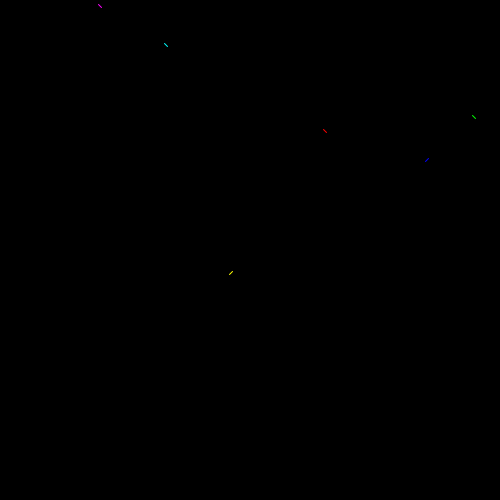
Frame 1 (no input)
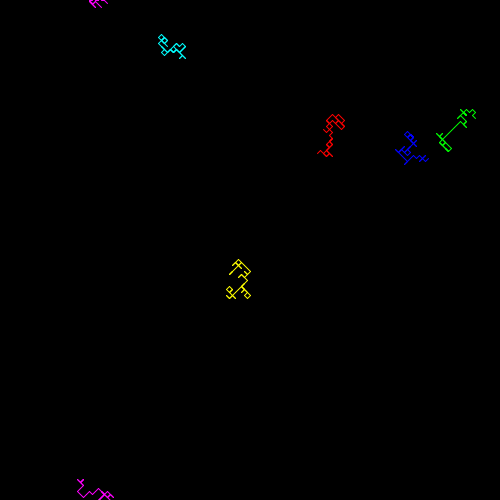
Frame 60 (the mouse pressed at the canvas centre just before this capture)
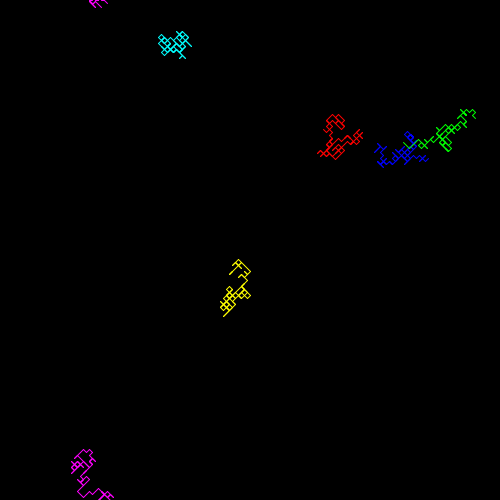
Frame 120 (the mouse held since frame 60 and released just before this capture)

The Processing sketch that drew these frames (run headless with seeded random() and noise(); from frame 60 on, the mouse is pressed at the canvas centre):

// Processing sketch: processing_118567
// ── processing_118567.pde

float windowX = 500;
float windowY = 500;

float lineX = random(windowX);
float lineY = random(windowY);
float prevX = lineX;
float prevY = lineY;
float lineTurn;
float LineL = 3;

float lineX2 = random(windowX);
float lineY2 = random(windowY);
float prevX2 = lineX2;
float prevY2 = lineY2;
float lineTurn2;
float LineL2 = 3;

float lineX3 = random(windowX);
float lineY3 = random(windowY);
float prevX3 = lineX3;
float prevY3 = lineY3;
float lineTurn3;
float LineL3 = 3;

float lineX4 = random(windowX);
float lineY4 = random(windowY);
float prevX4 = lineX4;
float prevY4 = lineY4;
float lineTurn4;
float LineL4 = 3;

float lineX5 = random(windowX);
float lineY5 = random(windowY);
float prevX5 = lineX5;
float prevY5 = lineY5;
float lineTurn5;
float LineL5 = 3;

float lineX6 = random(windowX);
float lineY6 = random(windowY);
float prevX6 = lineX6;
float prevY6 = lineY6;
float lineTurn6;
float LineL6 = 3;

float wormNumb = 0;
boolean buttonPressed = false;
float growX = 5;
float growY = 5;

float x = random(windowX);
float y = random(windowY);
float easing = 0.025;

void setup()
{
  size(500, 500);
  background(0);
}

void draw()
{ 
  if(wormNumb < 1)
  {
    lineTurn = random(12);
    
    if(lineTurn >= 0 && lineTurn < 3)
    {
      lineX = lineX - LineL;
      lineY = lineY - LineL;
    }
    
    if(lineTurn >= 3 && lineTurn < 6)
    {
      lineX = lineX + LineL;
      lineY = lineY - LineL;
    }
    
    if(lineTurn >= 6 && lineTurn < 9)
    {
      lineX = lineX + LineL;
      lineY = lineY + LineL;
    }
    
    if(lineTurn >= 9 && lineTurn < 12)
    {
      lineX = lineX - LineL;
      lineY = lineY + LineL;
    }
    
    if(lineX <= 0)
    {
      lineX = windowX;
      prevX = windowX;
    }
    
    if(lineX > windowX)
   {
      lineX = 0;
      prevX = 0;
   } 
   
     if(lineY <= 0)
     {
       lineY = windowY;
       prevY = windowY;
     }
     
     if(lineY > windowY)
     {
       lineY = 0;
       prevY = 0;
     }
      stroke(255, 0, 0);
      line(lineX, lineY, prevX, prevY);
      
      prevX = lineX;
      prevY = lineY;
  }
//---------------------------------------------------------------------------    
    if(wormNumb < 2)
    {
      lineTurn2 = random(12);
    
    if(lineTurn2 >= 0 && lineTurn2 < 3)
    {
      lineX2 = lineX2 - LineL2;
      lineY2 = lineY2 - LineL2;
    }
    
    if(lineTurn2 >= 3 && lineTurn2 < 6)
    {
      lineX2 = lineX2 + LineL2;
      lineY2 = lineY2 - LineL2;
    }
    
    if(lineTurn2 >= 6 && lineTurn2 < 9)
    {
      lineX2 = lineX2 + LineL2;
      lineY2 = lineY2 + LineL2;
    }
    
    if(lineTurn2 >= 9 && lineTurn2 < 12)
    {
      lineX2 = lineX2 - LineL2;
      lineY2 = lineY2 + LineL2;
    }
    
    if(lineX2 <= 0)
    {
      lineX2 = windowX;
      prevX2 = windowX;
    }
    
    if(lineX2 > windowX)
   {
      lineX2 = 0;
      prevX2 = 0;
   } 
   
     if(lineY2 <= 0)
     {
       lineY2 = windowY;
       prevY2 = windowY;
     }
     
     if(lineY2 > windowY)
     {
       lineY2 = 0;
       prevY2 = 0;
     }
      stroke(0, 255, 0);
      line(lineX2, lineY2, prevX2, prevY2);
      
      prevX2 = lineX2;
      prevY2 = lineY2;
    }
    
//------------------------------------------------------------------------
  if(wormNumb < 3)
  {
      lineTurn3 = random(12);
    
    if(lineTurn3 >= 0 && lineTurn3 < 3)
    {
      lineX3 = lineX3 - LineL3;
      lineY3 = lineY3 - LineL3;
    }
    
    if(lineTurn3 >= 3 && lineTurn3 < 6)
    {
      lineX3 = lineX3 + LineL3;
      lineY3 = lineY3 - LineL3;
    }
    
    if(lineTurn3 >= 6 && lineTurn3 < 9)
    {
      lineX3 = lineX3 + LineL3;
      lineY3 = lineY3 + LineL3;
    }
    
    if(lineTurn3 >= 9 && lineTurn3 < 12)
    {
      lineX3 = lineX3 - LineL3;
      lineY3 = lineY3 + LineL3;
    }
    
    if(lineX3 <= 0)
    {
      lineX3 = windowX;
      prevX3 = windowX;
    }
    
    if(lineX3 > windowX)
   {
      lineX3 = 0;
      prevX3 = 0;
   } 
   
     if(lineY3 <= 0)
     {
       lineY3 = windowY;
       prevY3 = windowY;
     }
     
     if(lineY3 > windowY)
     {
       lineY3 = 0;
       prevY3 = 0;
     }
      stroke(0, 0, 255);
      line(lineX3, lineY3, prevX3, prevY3);
      
      prevX3 = lineX3;
      prevY3 = lineY3;
  }

//------------------------------------------------------------------------
  if(wormNumb < 4)
  {
      lineTurn4 = random(12);
    
    if(lineTurn4 >= 0 && lineTurn4 < 3)
    {
      lineX4 = lineX4 - LineL4;
      lineY4 = lineY4 - LineL4;
    }
    
    if(lineTurn4 >= 3 && lineTurn4 < 6)
    {
      lineX4 = lineX4 + LineL4;
      lineY4 = lineY4 - LineL4;
    }
    
    if(lineTurn4 >= 6 && lineTurn4 < 9)
    {
      lineX4 = lineX4 + LineL4;
      lineY4 = lineY4 + LineL4;
    }
    
    if(lineTurn4 >= 9 && lineTurn4 < 12)
    {
      lineX4 = lineX4 - LineL4;
      lineY4 = lineY4 + LineL4;
    }
    
    if(lineX4 <= 0)
    {
      lineX4 = windowX;
      prevX4 = windowX;
    }
    
    if(lineX4 > windowX)
   {
      lineX4 = 0;
      prevX4 = 0;
   } 
   
     if(lineY4 <= 0)
     {
       lineY4 = windowY;
       prevY4 = windowY;
     }
     
     if(lineY4 > windowY)
     {
       lineY4 = 0;
       prevY4 = 0;
     }
      stroke(255, 255, 0);
      line(lineX4, lineY4, prevX4, prevY4);
      
      prevX4 = lineX4;
      prevY4 = lineY4;
  }
    
//--------------------------------------------------------------------
  if(wormNumb < 5)
  {
  lineTurn5 = random(12);
    
    if(lineTurn5 >= 0 && lineTurn5 < 3)
    {
      lineX5 = lineX5 - LineL5;
      lineY5 = lineY5 - LineL5;
    }
    
    if(lineTurn5 >= 3 && lineTurn5 < 6)
    {
      lineX5 = lineX5 + LineL5;
      lineY5 = lineY5 - LineL5;
    }
    
    if(lineTurn5 >= 6 && lineTurn5 < 9)
    {
      lineX5 = lineX5 + LineL5;
      lineY5 = lineY5 + LineL5;
    }
    
    if(lineTurn5 >= 9 && lineTurn5 < 12)
    {
      lineX5 = lineX5 - LineL5;
      lineY5 = lineY5 + LineL5;
    }
    
    if(lineX5 <= 0)
    {
      lineX5 = windowX;
      prevX5 = windowX;
    }
    
    if(lineX5 > windowX)
   {
      lineX5 = 0;
      prevX5 = 0;
   } 
   
     if(lineY5 <= 0)
     {
       lineY5 = windowY;
       prevY5 = windowY;
     }
     
     if(lineY5 > windowY)
     {
       lineY5 = 0;
       prevY5 = 0;
     }
      stroke(0, 255, 255);
      line(lineX5, lineY5, prevX5, prevY5);
      
      prevX5 = lineX5;
      prevY5 = lineY5;
  }
    
//-------------------------------------------------------------
if(wormNumb < 6)
{
  lineTurn6 = random(12);
    
    if(lineTurn6 >= 0 && lineTurn6 < 3)
    {
      lineX6 = lineX6 - LineL6;
      lineY6 = lineY6 - LineL6;
    }
    
    if(lineTurn6 >= 3 && lineTurn6 < 6)
    {
      lineX6 = lineX6 + LineL6;
      lineY6 = lineY6 - LineL6;
    }
    
    if(lineTurn6 >= 6 && lineTurn6 < 9)
    {
      lineX6 = lineX6 + LineL6;
      lineY6 = lineY6 + LineL6;
    }
    
    if(lineTurn6 >= 9 && lineTurn6 < 12)
    {
      lineX6 = lineX6 - LineL6;
      lineY6 = lineY6 + LineL6;
    }
    
    if(lineX6 <= 0)
    {
      lineX6 = windowX;
      prevX6 = windowX;
    }
    
    if(lineX6 > windowX)
   {
      lineX6 = 0;
      prevX6 = 0;
   } 
   
     if(lineY6 <= 0)
     {
       lineY6 = windowY;
       prevY6 = windowY;
     }
     
     if(lineY6 > windowY)
     {
       lineY6 = 0;
       prevY6 = 0;
     }
      stroke(255, 0, 255);
      line(lineX6, lineY6, prevX6, prevY6);
      
      prevX6 = lineX6;
      prevY6 = lineY6;
}
    
//-----------------------------------------------
if(buttonPressed  == true)
{
  if(wormNumb == 0)
  {
    float targetX = lineX;
    float dx = targetX - x;
    if(abs(dx) > 1)
    {
      x += dx * easing;
    }
    
    float targetY = lineY;
    float dy = targetY - y;
    if(abs(dy) > 1)
    {
      y += dy * easing;
    }
      
      fill(255);
      stroke(255);
      ellipse(x, y, 5, 5);
      
      if(x >= lineX - 3 && x <= lineX + 3)
       {
         if(y >= lineY -3 && y <= lineY + 3)
         {
           wormNumb = 1;
         }
       }
  }
//---------------------------------------------------
    if(wormNumb == 1)
  {
    float targetX = lineX2;
    float dx = targetX - x;
    if(abs(dx) > 1)
    {
      x += dx * easing;
    }
    
    float targetY = lineY2;
    float dy = targetY - y;
    if(abs(dy) > 1)
    {
      y += dy * easing;
    }
      
      fill(255, 0, 0);
      stroke(255, 0, 0);
      ellipse(x, y, 5, 5);
      
      if(x >= lineX2 - 3 && x <= lineX2 + 3)
       {
         if(y >= lineY2 -3 && y <= lineY2 + 3)
         {
           wormNumb = 2;
         }
       }
  }
  
  if(wormNumb == 2)
  {
    float targetX = lineX3;
    float dx = targetX - x;
    if(abs(dx) > 1)
    {
      x += dx * easing;
    }
    
    float targetY = lineY3;
    float dy = targetY - y;
    if(abs(dy) > 1)
    {
      y += dy * easing;
    }
      
      fill(0, 255, 0);
      stroke(0, 255, 0);
      ellipse(x, y, 5, 5);
      
      if(x >= lineX3 - 3 && x <= lineX3 + 3)
       {
         if(y >= lineY3 -3 && y <= lineY3 + 3)
         {
           wormNumb = 3;
         }
       }
  }
  
  if(wormNumb == 3)
  {
    float targetX = lineX4;
    float dx = targetX - x;
    if(abs(dx) > 1)
    {
      x += dx * easing;
    }
    
    float targetY = lineY4;
    float dy = targetY - y;
    if(abs(dy) > 1)
    {
      y += dy * easing;
    }
      
      fill(0, 0, 255);
      stroke(0, 0, 255);
      ellipse(x, y, 5, 5);
      
      if(x >= lineX4 - 3 && x <= lineX4 + 3)
       {
         if(y >= lineY4 -3 && y <= lineY4 + 3)
         {
           wormNumb = 4;
         }
       }
  }
  
  if(wormNumb == 4)
  {
    float targetX = lineX5;
    float dx = targetX - x;
    if(abs(dx) > 1)
    {
      x += dx * easing;
    }
    
    float targetY = lineY5;
    float dy = targetY - y;
    if(abs(dy) > 1)
    {
      y += dy * easing;
    }
      
      fill(255, 255, 0);
      stroke(255, 255, 0);
      ellipse(x, y, 5, 5);
      
      if(x >= lineX5 - 3 && x <= lineX5 + 3)
       {
         if(y >= lineY5 -3 && y <= lineY5 + 3)
         {
           wormNumb = 5;
         }
       }
  }
  
  if(wormNumb == 5)
  {
    float targetX = lineX6;
    float dx = targetX - x;
    if(abs(dx) > 1)
    {
      x += dx * easing;
    }
    
    float targetY = lineY6;
    float dy = targetY - y;
    if(abs(dy) > 1)
    {
      y += dy * easing;
    }
      
      fill(0, 255, 255);
      stroke(0, 255, 255);
      ellipse(x, y, 5, 5);
      
      if(x >= lineX6 - 3 && x <= lineX6 + 3)
       {
         if(y >= lineY6 -3 && y <= lineY6 + 3)
         {
           wormNumb = 6;
         }
       }
  }
  
  if(wormNumb == 6)
  {
    growX += 1;
    growY += 1;
    fill(255, 0, 255);
    stroke(255, 0, 255);
    ellipse(x, y, growX, growY);
  }
}
}


void keyReleased()
{
  if(keyCode == ENTER)
  {
    buttonPressed = true;
  }
}
